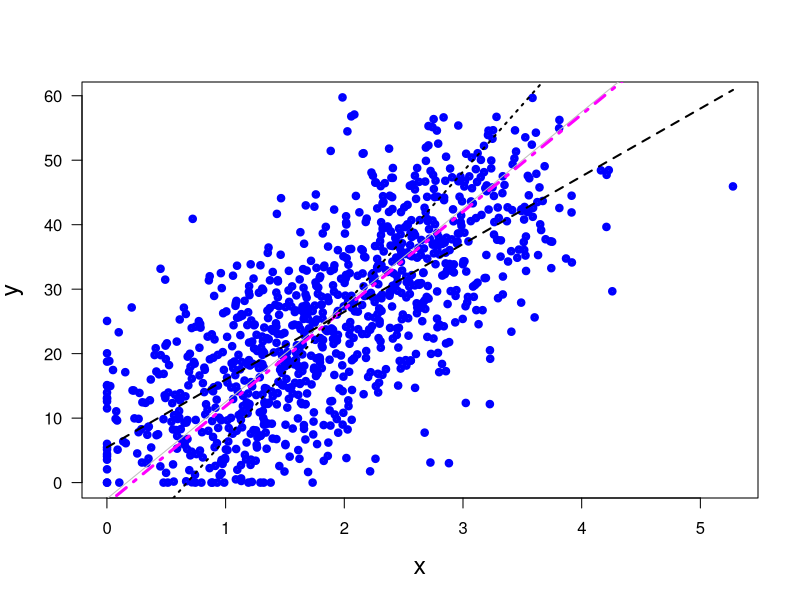

R code for this plot:
print('file: EIVnumEx5.R')
print(date())
# Errors in variables (EIV): artificial data, large sample size, non-normal
# ----------------------------------------------------------------
# (1) Model parameters and generation of artificial data:
# ----------------------------------------------------------------
set.seed(1953)
SlopeTrue = 15 # true slope (N:P in mol/mol)
IcTrue = -2.5    # true intercept not equal 0 (negative -> at N=0 P is > 0)
n = 1e3    # sample size
sigxError = 0.5
sigyError = 14*sigxError # sigyError/sigxError close, however, not equal to SlopeTrue
# (1a) true P values from a uniform PDF:
xiMean = 1.9    # mean xi concentration
sigxi = 0.7     # standard deviation
xiTrue = runif(n,xiMean-2*sigxi,xiMean+2*sigxi) # rnorm(n,xiMean,sigxi)
# (1b) remove negative values
tiny =  0.001; q = (xiTrue < tiny); xiTrue[q] = tiny
# (1c) true N values
yTrue = SlopeTrue*xiTrue+IcTrue
# (1d) add normal noise (independent from each other) with mean 0:
x = xiTrue+rnorm(n,0,sigxError)   # Pobs
y = yTrue+rnorm(n,0,sigyError)   # Nobs
# (1e) remove negative x, y values:
qx = (x < tiny); x[qx] = tiny
qy = (y < tiny); y[qy] = tiny
# ----------------------------------------------------------------
# (2) Estimate slope:
# ----------------------------------------------------------------
lambdaTrue = (sigxError/sigyError)^2 # variance ratio
lambda = lambdaTrue
data = data.frame(x,y)
CM = cov(data) # covariance matrix
Sxx = CM[1,1]; Syy = CM[2,2]; Sxy = CM[1,2]
SlopeMLE = (-(Sxx-lambda*Syy)+sqrt((Sxx-lambda*Syy)^2+4*lambda*Sxy^2))/(2*lambda*Sxy)
IcMLE = mean(y)-SlopeMLE*mean(x)
# ----------------------------------------------------------------
# (3) Simple linear regression (SLR): y on x
# ----------------------------------------------------------------
SLRyonx = lm(y ~ x) # 7.159        9.929 
SlopeYonx = as.numeric(SLRyonx$coefficients[2])
IcYonx = as.numeric(SLRyonx$coefficients[1])
# ----------------------------------------------------------------
# (4) Simple linear regression (SLR): x on y
# ----------------------------------------------------------------
SLRxony = lm(x ~ y) # 0.69541      0.04608
b = as.numeric(SLRxony$coefficients[2])
a = as.numeric(SLRxony$coefficients[1])
# x=b*y+a -> y = (x-a)/b -> slope = 1/b; 
SlopeXony = 1/b
IcXony = -a/b
# ----------------------------------------------------------------
# (5) Plot:
# ----------------------------------------------------------------
xp = c(0,max(x))
ypMLE = SlopeMLE*xp+IcMLE
ypYonx = SlopeYonx*xp+IcYonx
ypXony = SlopeXony*xp+IcXony
yxiTrue = SlopeTrue*xp+IcTrue
# library(latex2exp)
sflag = 1
if (sflag == 1) { # n=1e3 and true lambda gives perfect MLE results, non-normal x
  # png('EIVnutrientMC230127n1000nn.png',width=16,height=16,units='cm',res=300)
  plot(x,y,type='p',lwd=4,col='blue',xlab='x',ylab='y',las=1,cex=0.6,cex.lab=1.5)
  lines(xp,yxiTrue,col='grey',lwd=1,lty=1)
  lines(xp,ypMLE,col='magenta',lwd=3,lty=4)
  lines(xp,ypYonx,col='black',lwd=2,lty=2)
  lines(xp,ypXony,col='black',lwd=2,lty=3)
  # plot(xiTrue,yTrue,type='p',lwd=4,col='blue',xlab='x',ylab='y',las=1,cex=0.6,cex.lab=1.5)
  # dev.off()
}
# ----------------------------------------------------------------
# (6) Print model parameters & results:
# ----------------------------------------------------------------
print(c(round(SlopeMLE,4),'SlopeMLE'))
print(c(SlopeTrue,'true slope'))
print(c(round(lambdaTrue,6),'lambdaTrue'))
print(c(sigxError,'sigxError'))
print(c(sigyError,'sigyError'))
print(c(round(SlopeYonx,4),'SlopeYonx'))
print(c(round(IcYonx,4),'IcYonx'))
print(c(round(SlopeXony,4),'SlopeXony'))
print(c(round(IcXony,4),'IcXony'))
